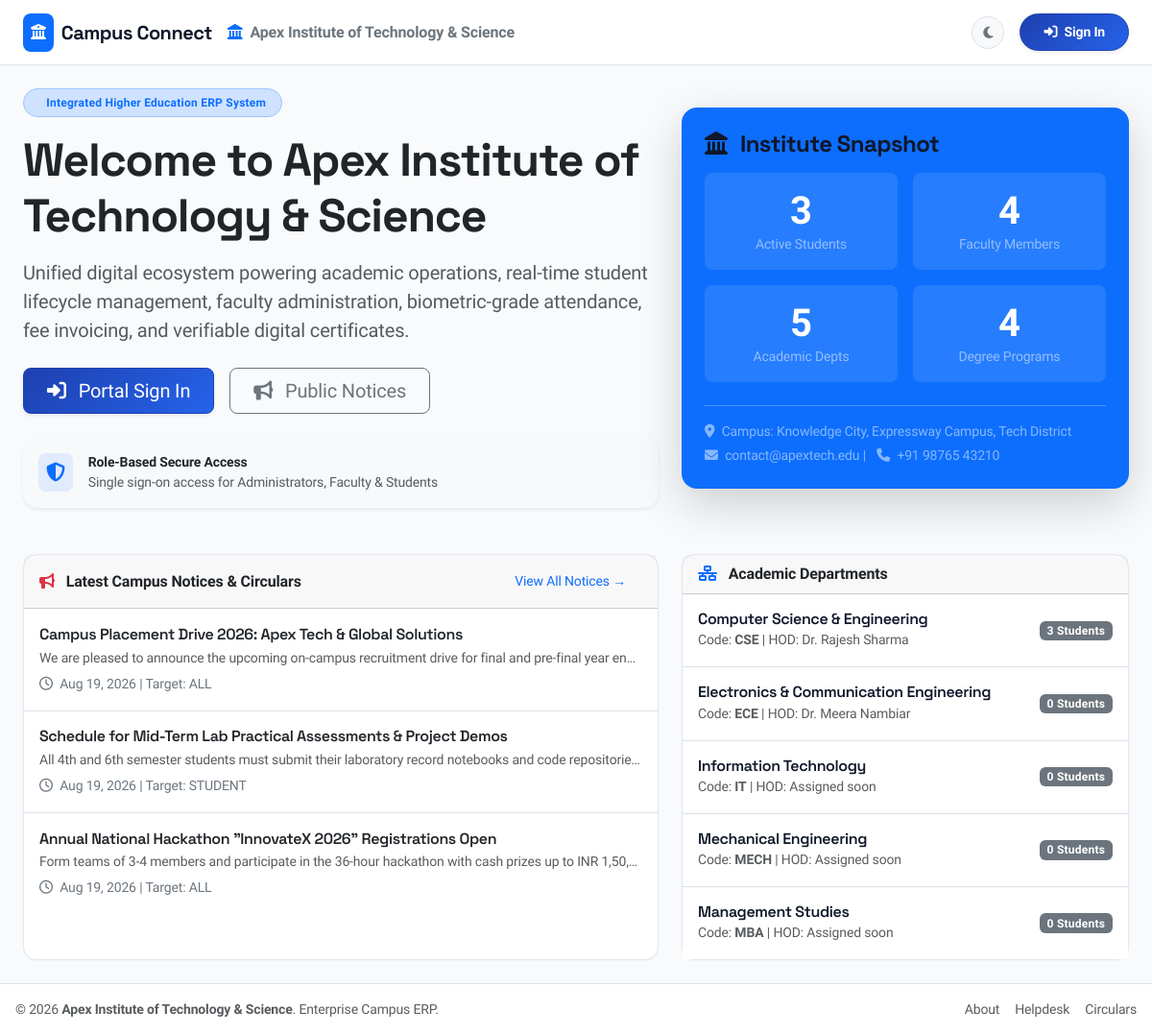
The page / on the database its author committed.
### app/models/notice.py (models this page shows, shortened)
class Notice(db.Model):
    __tablename__ = 'notices'
    id = db.Column(db.Integer, primary_key=True)
    title = db.Column(db.String(200), nullable=False)
    content = db.Column(db.Text, nullable=False)
    attachment_path = db.Column(db.String(255), nullable=True)
    target_audience = db.Column(db.String(30), default='ALL', nullable=False)  # ALL, DEPARTMENT, FACULTY, STUDENT
    department_id = db.Column(db.Integer, db.ForeignKey('departments.id', ondelete='CASCADE'), nullable=True)
    class_division_id = db.Column(db.Integer, db.ForeignKey('class_divisions.id', ondelete='CASCADE'), nullable=True)
    priority = db.Column(db.String(20), default='Normal', nullable=False)  # Low, Normal, High, Urgent
    publish_date = db.Column(db.Date, default=datetime.utcnow, nullable=False)
    expiry_date = db.Column(db.Date, nullable=True)
    is_active = db.Column(db.Boolean, default=True, nullable=False)
    is_published = synonym('is_active')
    published_by_id = db.Column(db.Integer, db.ForeignKey('users.id', ondelete='CASCADE'), nullable=False)
    created_by_id = synonym('published_by_id')
    created_at = db.Column(db.DateTime, default=datetime.utcnow, nullable=False)
    published_by = db.relationship('User', foreign_keys=[published_by_id])
    class_division = db.relationship('ClassDivision', foreign_keys=[class_division_id])
    @property
    def attachment_file(self):
        return self.attachment_path

### app/models/department.py (models this page shows, shortened)
class Department(db.Model):
    __tablename__ = 'departments'
    id = db.Column(db.Integer, primary_key=True)
    name = db.Column(db.String(100), unique=True, nullable=False, index=True)
    code = db.Column(db.String(20), unique=True, nullable=False, index=True)
    description = db.Column(db.Text, nullable=True)
    hod_faculty_id = db.Column(db.Integer, db.ForeignKey('faculty.id', ondelete='SET NULL', use_alter=True, name='fk_departments_hod_faculty_id'), nullable=True)
    is_active = db.Column(db.Boolean, default=True, nullable=False)
    created_at = db.Column(db.DateTime, default=datetime.utcnow, nullable=False)
    updated_at = db.Column(db.DateTime, default=datetime.utcnow, onupdate=datetime.utcnow, nullable=False)
    courses = db.relationship('Course', backref='department', lazy='dynamic', cascade='all, delete-orphan')
    faculty_members = db.relationship('Faculty', foreign_keys='Faculty.department_id', backref='department', lazy='dynamic')
    students = db.relationship('Student', backref='department', lazy='dynamic')
    subjects = db.relationship('Subject', backref='department', lazy='dynamic')
    notices = db.relationship('Notice', backref='department', lazy='dynamic')
    hod = db.relationship('Faculty', foreign_keys=[hod_faculty_id], post_update=True)

### app/models/faculty.py (models this page shows, shortened)
class Faculty(db.Model):
    __tablename__ = 'faculty'
    id = db.Column(db.Integer, primary_key=True)
    user_id = db.Column(db.Integer, db.ForeignKey('users.id', ondelete='CASCADE'), unique=True, nullable=False)
    faculty_id = db.Column(db.String(30), unique=True, nullable=False, index=True)
    employee_id = db.Column(db.String(30), unique=True, nullable=False, index=True)
    first_name = db.Column(db.String(50), nullable=False)
    middle_name = db.Column(db.String(50), nullable=True)
    last_name = db.Column(db.String(50), nullable=False)
    full_name = db.Column(db.String(150), nullable=False, index=True)
    profile_photo = db.Column(db.String(255), nullable=True)
    dob = db.Column(db.Date, nullable=True)
    gender = db.Column(db.String(20), nullable=True)  # Male, Female, Other
    blood_group = db.Column(db.String(10), nullable=True)
    personal_email = db.Column(db.String(120), nullable=True)
    official_email = db.Column(db.String(120), nullable=False)
    mobile = db.Column(db.String(20), nullable=False)
    alt_mobile = db.Column(db.String(20), nullable=True)
    department_id = db.Column(db.Integer, db.ForeignKey('departments.id', ondelete='RESTRICT'), nullable=False)
    designation = db.Column(db.String(100), default='Assistant Professor', nullable=False)  # Professor, Associate Professor, Assistant Professor, Lecturer
    employment_type = db.Column(db.String(30), default='Permanent', nullable=False)  # Permanent, Contract, Visiting, Guest
    joining_date = db.Column(db.Date, nullable=True)
    qualification = db.Column(db.String(150), nullable=True)  # Ph.D, M.Tech, M.Sc, etc.
    specialization = db.Column(db.String(150), nullable=True)
    experience_years = db.Column(db.Float, default=0.0, nullable=True)
    status = db.Column(db.String(30), default='Active', nullable=False)  # Active, Inactive, On Leave, Retired
    curr_address_line1 = db.Column(db.String(200), nullable=True)
    curr_address_line2 = db.Column(db.String(200), nullable=True)
    curr_city = db.Column(db.String(100), nullable=True)
    curr_district = db.Column(db.String(100), nullable=True)
    curr_state = db.Column(db.String(100), nullable=True)
    curr_country = db.Column(db.String(100), default='India', nullable=True)
    curr_pincode = db.Column(db.String(20), nullable=True)
    perm_address_line1 = db.Column(db.String(200), nullable=True)
    perm_address_line2 = db.Column(db.String(200), nullable=True)
    perm_city = db.Column(db.String(100), nullable=True)
    perm_district = db.Column(db.String(100), nullable=True)
    perm_state = db.Column(db.String(100), nullable=True)
    perm_country = db.Column(db.String(100), default='India', nullable=True)
    perm_pincode = db.Column(db.String(20), nullable=True)
    emergency_name = db.Column(db.String(100), nullable=True)
    emergency_relation = db.Column(db.String(50), nullable=True)
    emergency_phone = db.Column(db.String(20), nullable=True)
    emergency_alt_phone = db.Column(db.String(20), nullable=True)
    created_at = db.Column(db.DateTime, default=datetime.utcnow, nullable=False)
    updated_at = db.Column(db.DateTime, default=datetime.utcnow, onupdate=datetime.utcnow, nullable=False)
    assigned_classes = db.relationship('ClassDivision', secondary=faculty_classes, backref=db.backref('assigned_faculty', lazy='dynamic'))
    timetables = db.relationship('Timetable', backref='faculty', lazy='dynamic')
    attendance_sessions = db.relationship('AttendanceSession', backref='faculty', lazy='dynamic')
    assignments = db.relationship('Assignment', backref='faculty', lazy='dynamic')
    study_materials = db.relationship('StudyMaterial', backref='faculty', lazy='dynamic')
    documents = db.relationship('FacultyDocument', backref='faculty', lazy='dynamic', cascade='all, delete-orphan')
    feedbacks = db.relationship('Feedback', backref='target_faculty', lazy='dynamic')
    @property
    def date_of_joining(self):
        return self.joining_date
    @property
    def photo(self):
        return self.profile_photo

### app/routes/main_routes.py (the view, shortened to what this page needs)
@main_bp.route('/')
def index():
    stats = {
        'students_count': 0,
        'faculty_count': 0,
        'departments_count': 0,
        'courses_count': 0
    }
    recent_notices = []
    departments = []
    try:
        stats = {
            'students_count': Student.query.filter_by(status='Active').count(),
            'faculty_count': Faculty.query.filter_by(status='Active').count(),
            'departments_count': Department.query.filter_by(is_active=True).count(),
            'courses_count': Course.query.filter_by(is_active=True).count()
        }
        recent_notices = Notice.query.filter_by(is_published=True).order_by(Notice.created_at.desc()).limit(5).all()
        departments = Department.query.filter_by(is_active=True).limit(6).all()
    except Exception as e:
        logger.warning(f"Initial DB query fallback in main.index: {e}")
        db.session.rollback()
    return render_template('main/index.html', stats=stats, notices=recent_notices, departments=departments)

### app/templates/main/index.html (shortened to what this page needs)
{% extends "base.html" %}
{% block content %}
<div class="row g-4 align-items-center mb-5">
    <div class="col-lg-7">
        <div class="badge bg-primary-subtle text-primary border border-primary-subtle px-3 py-2 rounded-pill mb-3">
             Integrated Higher Education ERP System
        </div>
        <h1 class="display-5 fw-bold text-dark mb-3">Welcome to {{ COLLEGE_NAME }}</h1>
        <p class="lead text-muted mb-4">
            Unified digital ecosystem powering academic operations, real-time student lifecycle management, faculty administration, biometric-grade attendance, fee invoicing, and verifiable digital certificates.
        </p>
        <div class="d-flex flex-wrap gap-3 mb-4">
            <a href="{{ url_for('auth.login') }}" class="btn btn-primary btn-lg px-4 shadow-sm">
                <i class="fa-solid fa-right-to-bracket me-2"></i> Portal Sign In
            </a>
            <a href="{{ url_for('notice.index') }}" class="btn btn-outline-secondary btn-lg px-4">
                <i class="fa-solid fa-bullhorn me-2"></i> Public Notices
            </a>
        </div>
        <div class="card bg-light border-0 p-3 rounded-4 shadow-sm">
            <div class="d-flex align-items-center gap-3">
                <div class="p-2 bg-primary bg-opacity-10 text-primary rounded-3">
                    <i class="fa-solid fa-shield-halved fa-lg"></i>
                </div>
                <div>
                    <div class="fw-bold text-dark small">Role-Based Secure Access</div>
                    <div class="text-muted small">Single sign-on access for Administrators, Faculty & Students</div>
                </div>
            </div>
        </div>
    </div>
    <div class="col-lg-5">
        <div class="card border-0 shadow-lg rounded-4 overflow-hidden bg-primary text-white p-4">
            <h4 class="fw-bold mb-3"><i class="fa-solid fa-landmark me-2"></i> Institute Snapshot</h4>
            <div class="row g-3 text-center">
                <div class="col-6">
                    <div class="p-3 bg-white bg-opacity-10 rounded-3">
                        <div class="display-6 fw-bold">{{ stats.students_count }}</div>
                        <div class="small text-white-50">Active Students</div>
                    </div>
                </div>
                <div class="col-6">
                    <div class="p-3 bg-white bg-opacity-10 rounded-3">
                        <div class="display-6 fw-bold">{{ stats.faculty_count }}</div>
                        <div class="small text-white-50">Faculty Members</div>
                    </div>
                </div>
                <div class="col-6">
                    <div class="p-3 bg-white bg-opacity-10 rounded-3">
                        <div class="display-6 fw-bold">{{ stats.departments_count }}</div>
                        <div class="small text-white-50">Academic Depts</div>
                    </div>
                </div>
                <div class="col-6">
                    <div class="p-3 bg-white bg-opacity-10 rounded-3">
                        <div class="display-6 fw-bold">{{ stats.courses_count }}</div>
                        <div class="small text-white-50">Degree Programs</div>
                    </div>
                </div>
            </div>
            <div class="mt-4 pt-3 border-top border-white border-opacity-25">
                <div class="small text-white-50"><i class="fa-solid fa-location-dot me-1"></i> Campus: {{ COLLEGE_ADDRESS }}</div>
                <div class="small text-white-50 mt-1"><i class="fa-solid fa-envelope me-1"></i> {{ COLLEGE_EMAIL }} | <i class="fa-solid fa-phone ms-2 me-1"></i> {{ COLLEGE_PHONE }}</div>
            </div>
        </div>
    </div>
</div>
<div class="row g-4">
    <div class="col-lg-7">
        <div class="card h-100">
            <div class="card-header d-flex justify-content-between align-items-center">
                <span class="fw-bold text-dark"><i class="fa-solid fa-bullhorn text-danger me-2"></i> Latest Campus Notices & Circulars</span>
                <a href="{{ url_for('notice.index') }}" class="btn btn-sm btn-link text-decoration-none">View All Notices →</a>
            </div>
            <div class="card-body p-0">
                <div class="list-group list-group-flush">
                    {% for n in notices %}
                        <a href="{{ url_for('notice.detail', notice_id=n.id) }}" class="list-group-item list-group-item-action p-3">
                            <div class="d-flex w-100 justify-content-between align-items-center mb-1">
                                <h6 class="mb-0 fw-semibold text-dark">{{ n.title }}</h6>
                                <span class="badge bg-{{ n.priority_badge_class }}">{{ n.priority }}</span>
                            </div>
                            <p class="mb-1 text-muted small text-truncate">{{ n.content }}</p>
                            <small class="text-secondary"><i class="fa-regular fa-clock me-1"></i> {{ n.publish_date|date_format }} | Target: {{ n.target_audience }}</small>
                        </a>
                    {% else %}
                        <div class="p-4 text-center text-muted">No notices posted recently.</div>
                    {% endfor %}
                </div>
            </div>
        </div>
    </div>
    <div class="col-lg-5">
        <div class="card h-100">
            <div class="card-header fw-bold text-dark">
                <i class="fa-solid fa-network-wired text-primary me-2"></i> Academic Departments
            </div>
            <div class="card-body p-0">
                <div class="list-group list-group-flush">
                    {% for d in departments %}
                        <div class="list-group-item p-3 d-flex justify-content-between align-items-center">
                            <div>
                                <h6 class="mb-0 fw-semibold">{{ d.name }}</h6>
                                <small class="text-muted">Code: <strong>{{ d.code }}</strong> | HOD: {{ d.hod.full_name if d.hod else 'Assigned soon' }}</small>
                            </div>
                            <span class="badge bg-secondary">{{ d.students.count() if d.students.count is defined else (d.students|length) }} Students</span>
                        </div>
                    {% else %}
                        <div class="p-4 text-center text-muted">No departments configured.</div>
                    {% endfor %}
                </div>
            </div>
        </div>
    </div>
</div>
{% endblock %}

### rows shown on the page
Notice: title "Campus Placement Drive 2026: Apex Tech & Global Solutions", content "We are pleased to announce the upcoming on-campus recruitment drive for final and pre-final year en…", publish_date "Aug 19, 2026", target_audience "ALL"
Notice: title "Schedule for Mid-Term Lab Practical Assessments & Project Demos", content "All 4th and 6th semester students must submit their laboratory record notebooks and code repositorie…", publish_date "Aug 19, 2026", target_audience "STUDENT"
Notice: title "Annual National Hackathon \"InnovateX 2026\" Registrations Open", content "Form teams of 3-4 members and participate in the 36-hour hackathon with cash prizes up to INR 1,50,…", publish_date "Aug 19, 2026", target_audience "ALL"
Department: name "Computer Science & Engineering", code "CSE", hod "Dr. Rajesh Sharma", students.count|length "3"
Department: name "Electronics & Communication Engineering", code "ECE", hod "Dr. Meera Nambiar", students.count|length "0"
Department: name "Information Technology", code "IT", hod "Assigned soon", students.count|length "0"
Department: name "Mechanical Engineering", code "MECH", hod "Assigned soon", students.count|length "0"
Department: name "Management Studies", code "MBA", hod "Assigned soon", students.count|length "0"

### other values the page prints
{{ APP_NAME }} "Campus Connect"
{{ COLLEGE_NAME }} "Apex Institute of Technology & Science"
{{ stats.students_count }} "3"
{{ stats.faculty_count }} "4"
{{ stats.departments_count }} "5"
{{ stats.courses_count }} "4"
{{ COLLEGE_ADDRESS }} "Knowledge City, Expressway Campus, Tech District"
{{ COLLEGE_EMAIL }} "contact@apextech.edu"
{{ COLLEGE_PHONE }} "+91 98765 43210"
